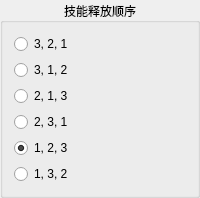
             <widget class="QGroupBox" name="skill_order">
              <property name="minimumSize">
               <size>
                <width>0</width>
                <height>160</height>
               </size>
              </property>
              <property name="font">
               <font>
                <family>Microsoft YaHei</family>
                <pointsize>9</pointsize>
               </font>
              </property>
              <property name="title">
               <string>技能释放顺序</string>
              </property>
              <property name="alignment">
               <set>Qt::AlignCenter</set>
              </property>
              <layout class="QVBoxLayout" name="verticalLayout">
               <item>
                <widget class="QRadioButton" name="r321">
                 <property name="font">
                  <font>
                   <family>Microsoft YaHei UI</family>
                   <pointsize>9</pointsize>
                  </font>
                 </property>
                 <property name="text">
                  <string>3, 2, 1</string>
                 </property>
                </widget>
               </item>
               <item>
                <widget class="QRadioButton" name="r312">
                 <property name="font">
                  <font>
                   <family>Microsoft YaHei UI</family>
                   <pointsize>9</pointsize>
                  </font>
                 </property>
                 <property name="text">
                  <string>3, 1, 2</string>
                 </property>
                </widget>
               </item>
               <item>
                <widget class="QRadioButton" name="r213">
                 <property name="font">
                  <font>
                   <family>Microsoft YaHei UI</family>
                   <pointsize>9</pointsize>
                  </font>
                 </property>
                 <property name="text">
                  <string>2, 1, 3</string>
                 </property>
                </widget>
               </item>
               <item>
                <widget class="QRadioButton" name="r231">
                 <property name="font">
                  <font>
                   <family>Microsoft YaHei UI</family>
                   <pointsize>9</pointsize>
                  </font>
                 </property>
                 <property name="text">
                  <string>2, 3, 1</string>
                 </property>
                </widget>
               </item>
               <item>
                <widget class="QRadioButton" name="r123">
                 <property name="font">
                  <font>
                   <family>Microsoft YaHei UI</family>
                   <pointsize>9</pointsize>
                  </font>
                 </property>
                 <property name="text">
                  <string>1, 2, 3</string>
                 </property>
                 <property name="checked">
                  <bool>true</bool>
                 </property>
                </widget>
               </item>
               <item>
                <widget class="QRadioButton" name="r132">
                 <property name="font">
                  <font>
                   <family>Microsoft YaHei UI</family>
                   <pointsize>9</pointsize>
                  </font>
                 </property>
                 <property name="text">
                  <string>1, 3, 2</string>
                 </property>
                </widget>
               </item>
              </layout>
             </widget>
